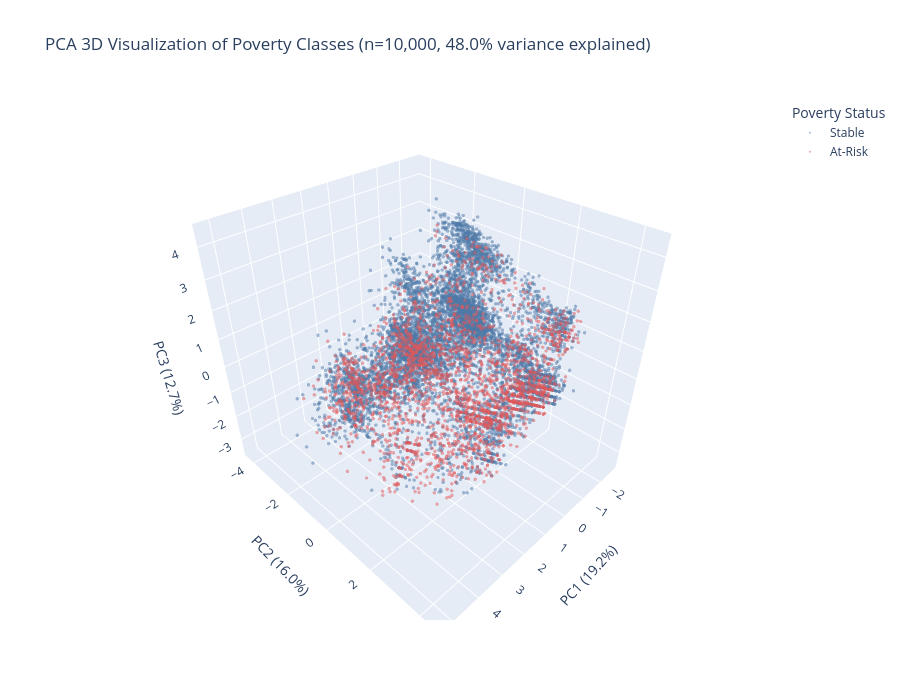

Notebook code for this chart:
### Code cell
# 3D Interactive Scatter Plot with Plotly
fig_3d = px.scatter_3d(
    pca_sample,
    x='PC1', y='PC2', z='PC3',
    color='Poverty_Status',
    color_discrete_map={'Stable': '#4e79a7', 'At-Risk': '#e15759'},
    opacity=0.5,
    title=f'PCA 3D Visualization of Poverty Classes (n={sample_size:,}, {pca.explained_variance_ratio_.sum()*100:.1f}% variance explained)',
    labels={'PC1': f'PC1 ({pca.explained_variance_ratio_[0]*100:.1f}%)',
            'PC2': f'PC2 ({pca.explained_variance_ratio_[1]*100:.1f}%)',
            'PC3': f'PC3 ({pca.explained_variance_ratio_[2]*100:.1f}%)'},
    width=900,
    height=700
)

fig_3d.update_traces(marker=dict(size=2))
fig_3d.update_layout(
    legend_title_text='Poverty Status',
    scene=dict(
        xaxis_title=f'PC1 ({pca.explained_variance_ratio_[0]*100:.1f}%)',
        yaxis_title=f'PC2 ({pca.explained_variance_ratio_[1]*100:.1f}%)',
        zaxis_title=f'PC3 ({pca.explained_variance_ratio_[2]*100:.1f}%)'
    )
)
fig_3d.show()

### Figure 1 — Plotly figure (JSON) as saved in the notebook; plotly's stock layout.template omitted (floating-point values rounded to 4 significant figures; data arrays with more than 128 entries replaced by an {"elided": "..."} marker saying what was removed)
{"data": [{"hovertemplate": "Poverty_Status=Stable<br>PC1 (19.2%)=%{x}<br>PC2 (16.0%)=%{y}<br>PC3 (12.7%)=%{z}<extra></extra>", "legendgroup": "Stable", "marker": {"color": "#4e79a7", "opacity": 0.5, "size": 2, "symbol": "circle"}, "mode": "markers", "name": "Stable", "scene": "scene", "showlegend": true, "type": "scatter3d", "x": {"elided": "7595 float values"}, "y": {"elided": "7595 float values"}, "z": {"elided": "7595 float values"}}, {"hovertemplate": "Poverty_Status=At-Risk<br>PC1 (19.2%)=%{x}<br>PC2 (16.0%)=%{y}<br>PC3 (12.7%)=%{z}<extra></extra>", "legendgroup": "At-Risk", "marker": {"color": "#e15759", "opacity": 0.5, "size": 2, "symbol": "circle"}, "mode": "markers", "name": "At-Risk", "scene": "scene", "showlegend": true, "type": "scatter3d", "x": {"elided": "2405 float values"}, "y": {"elided": "2405 float values"}, "z": {"elided": "2405 float values"}}], "layout": {"height": 700, "legend": {"title": {"text": "Poverty Status"}, "tracegroupgap": 0}, "scene": {"aspectmode": "auto", "aspectratio": {"x": 0.9685, "y": 1.069, "z": 0.966}, "domain": {"x": [0, 1], "y": [0, 1]}, "xaxis": {"title": {"text": "PC1 (19.2%)"}, "type": "linear"}, "yaxis": {"title": {"text": "PC2 (16.0%)"}, "type": "linear"}, "zaxis": {"title": {"text": "PC3 (12.7%)"}, "type": "linear"}}, "title": {"text": "PCA 3D Visualization of Poverty Classes (n=10,000, 48.0% variance explained)"}, "width": 900}}
